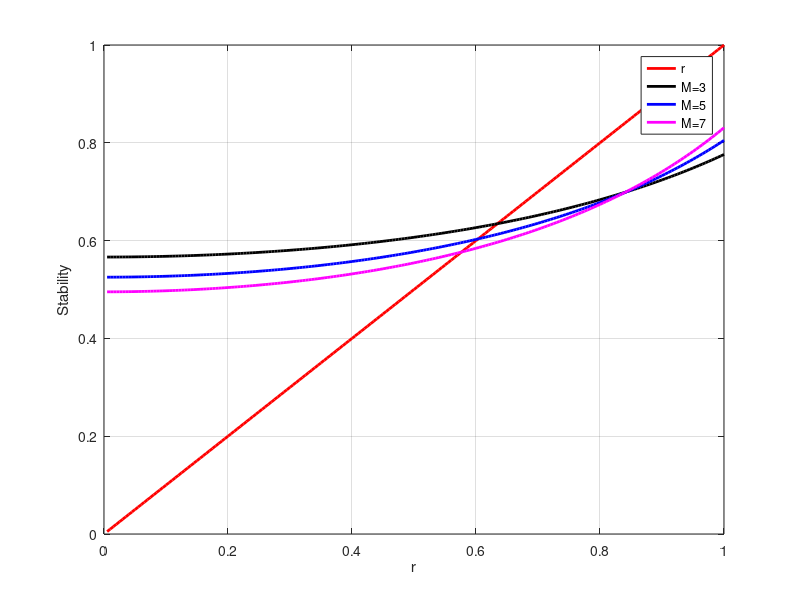

MATLAB code to generate this figure:
clear;
clc
close all

M=7;

AA=zeros(M,M);
b=zeros(M,1);


v=1500;
h=15;
for loop=1:3
    if loop==1
        M=3;
        k=linspace(1/50,0.35*pi/h,M);
        iii=1;
        for dt=0.00005:0.00005:0.01;
            AA=zeros(M,M);
            b=zeros(M,1);
            rr(iii)=v*dt/h;
            for ii=1:M
                for kk=1:5
                    xita=(kk-1)*pi/16;
                    for jj=1:M
                        %             AA(ii,jj)=2*cos(jj*k(ii)*h*cos(xita))-2 + 2*cos(jj*k(ii)*h*sin(xita))-2 +AA(ii,jj);
                        AA(ii,jj)=2*cos(jj*k(ii)*h*cos(xita))-2*cos((jj-1)*k(ii)*h*cos(xita))...
                            +2*cos(jj*k(ii)*h*sin(xita))-2*cos((jj-1)*k(ii)*h*sin(xita)) +AA(ii,jj);
                    end
                    b(ii)=1/(v^2*dt^2/h^2)*(2*cos(v*k(ii)*dt)-2)+b(ii);
                end
            end
            
            
            c=AA\b;
            temp=0;
            for jjj=1:M
                temp=(-1)^jjj*c(jjj)*4+temp;
            end
            
            ss(iii)=sqrt(-2/temp);
            iii=iii+1;
        end
        figure; plot(rr,(rr),'r','linewidth',2)
        hold on;plot(rr,(ss),'k','linewidth',2);
    elseif loop==2
        M=5;
        k=linspace(1/50,0.55*pi/h,M);
        
        iii=1;
        for dt=0.00005:0.00005:0.01;
            AA=zeros(M,M);
            b=zeros(M,1);
            rr(iii)=v*dt/h;
            for ii=1:M
                for kk=1:5
                    xita=(kk-1)*pi/16;
                    for jj=1:M
                        %             AA(ii,jj)=2*cos(jj*k(ii)*h*cos(xita))-2 + 2*cos(jj*k(ii)*h*sin(xita))-2 +AA(ii,jj);
                        AA(ii,jj)=2*cos(jj*k(ii)*h*cos(xita))-2*cos((jj-1)*k(ii)*h*cos(xita))...
                            +2*cos(jj*k(ii)*h*sin(xita))-2*cos((jj-1)*k(ii)*h*sin(xita)) +AA(ii,jj);
                    end
                    b(ii)=1/(v^2*dt^2/h^2)*(2*cos(v*k(ii)*dt)-2)+b(ii);
                end
            end
            
            
            c=AA\b;
            temp=0;
            for jjj=1:M
                temp=(-1)^jjj*c(jjj)*4+temp;
            end
            
            ss(iii)=sqrt(-2/temp);
            iii=iii+1;
        end
        
        hold on;plot(rr,(ss),'b','linewidth',2);
    else
        M=7;
        k=linspace(1/50,0.78*pi/h,M);
        iii=1;
        for dt=0.00005:0.00005:0.01;
            AA=zeros(M,M);
            b=zeros(M,1);
            rr(iii)=v*dt/h;
            for ii=1:M
                for kk=1:5
                    xita=(kk-1)*pi/16;
                    for jj=1:M
                        %             AA(ii,jj)=2*cos(jj*k(ii)*h*cos(xita))-2 + 2*cos(jj*k(ii)*h*sin(xita))-2 +AA(ii,jj);
                        AA(ii,jj)=2*cos(jj*k(ii)*h*cos(xita))-2*cos((jj-1)*k(ii)*h*cos(xita))...
                            +2*cos(jj*k(ii)*h*sin(xita))-2*cos((jj-1)*k(ii)*h*sin(xita)) +AA(ii,jj);
                    end
                    b(ii)=1/(v^2*dt^2/h^2)*(2*cos(v*k(ii)*dt)-2)+b(ii);
                end
            end
            
            
            c=AA\b;
            temp=0;
            for jjj=1:M
                temp=(-1)^jjj*c(jjj)*4+temp;
            end
            
            ss(iii)=sqrt(-2/temp);
            iii=iii+1;
        end
         hold on;plot(rr,(ss),'m','linewidth',2);
    end
    
   
end
legend('r','M=3','M=5','M=7')
xlabel('r')
ylabel('Stability')
grid on
